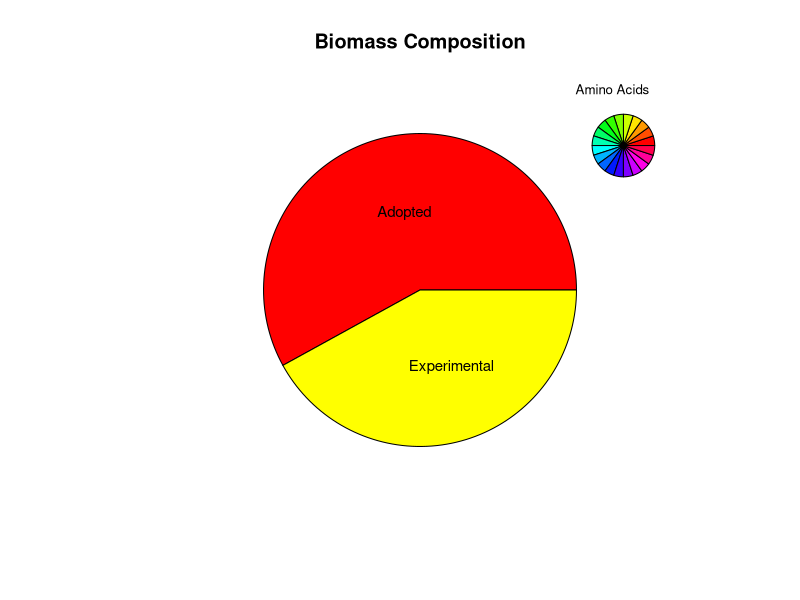
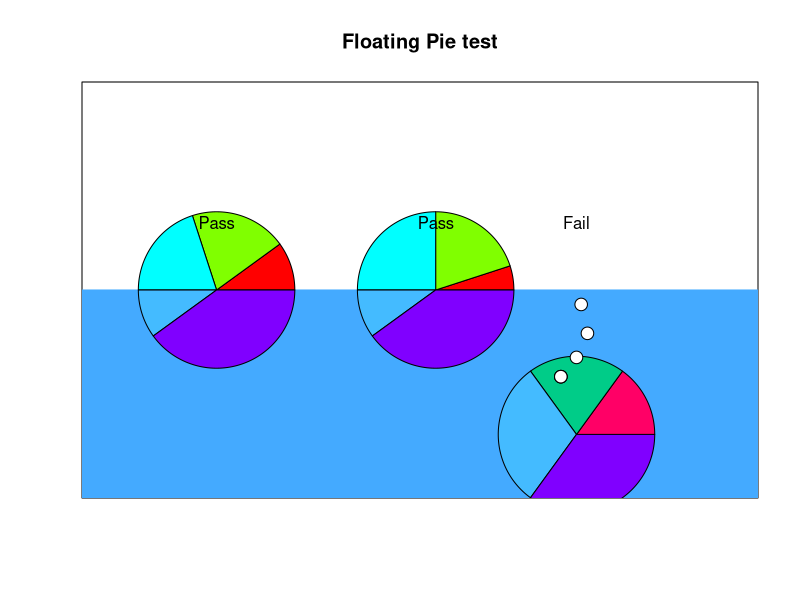
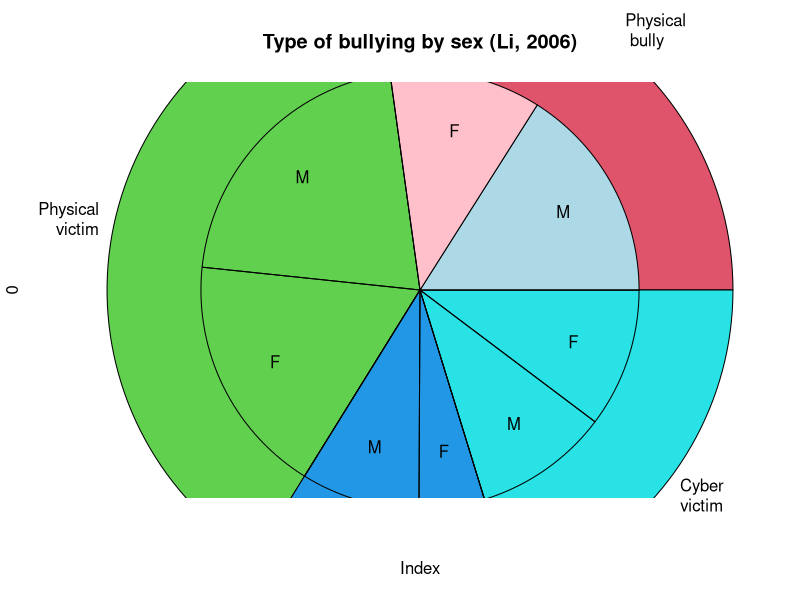

Write the R code that produced these figures, in order.
plot(1:5,type="n",main="Biomass Composition",xlab="",ylab="",axes=FALSE)#empty plot
require(plotrix)
big_lab <- c("Protein","DNA","RNA","Lipids","Carbohydrates")
main_pie <- floating.pie(3,3,c(58,42), col=heat.colors(2),radius=1)#your big pie
text(c(2.9,3.2),c(3.8,2.2),c("Adopted","Experimental"), cex=0.9)
#here are your small pies with labels using plotrix functions

small_lab <- c("Amino Acids")
A <- floating.pie(4.3,4.5,c(2,2,2,2,2,2,2,2,2,2,2,2,2,2,2,2,2,2,2,2), radius=0.2)
pie.labels(3.7,5,A,small_lab,border=F,radius=0.3,cex=0.8)


plot(1:5,type="n",main="Floating Pie test",xlab="",ylab="",axes=FALSE)
box()
polygon(c(0,0,5.5,5.5),c(0,3,3,0),border="#44aaff",col="#44aaff")
floating.pie(1.7,3,c(2,4,4,2,8),radius=0.5,
             col=c("#ff0000","#80ff00","#00ffff","#44bbff","#8000ff"))
floating.pie(3.1,3,c(1,4,5,2,8),radius=0.5,
             col=c("#ff0000","#80ff00","#00ffff","#44bbff","#8000ff"))
floating.pie(4,1.5,c(3,4,6,7),radius=0.5,
             col=c("#ff0066","#00cc88","#44bbff","#8000ff"))
draw.circle(3.9,2.1,radius=0.04,col="white")
draw.circle(3.9,2.1,radius=0.04,col="white")
draw.circle(3.9,2.1,radius=0.04,col="white")
draw.circle(4,2.3,radius=0.04,col="white")
draw.circle(4.07,2.55,radius=0.04,col="white")
draw.circle(4.03,2.85,radius=0.04,col="white")
text(c(1.7,3.1,4),c(3.7,3.7,3.7),c("Pass","Pass","Fail"))
# type of bullying by sex as superimposed pies
plot(0,xlim=c(-1,1),ylim=c(-1,1),type="n",axes=FALSE,
     main="Type of bullying by sex (Li, 2006)")
bc<-floating.pie(0,0,c(90,129,45,67),radius=1,col=2:5)
pie.labels(0,0,bc,c("Physical\nbully","Physical\nvictim",
                    "Cyber\nbully","Cyber\nvictim"))
bc<-floating.pie(0,0,c(53,37,70,59,29,16,33,34),
                 radius=0.7,col=c("lightblue","pink"))
pie.labels(0,0,bc,radius=0.5,labels=rep(c("M","F"),4))

